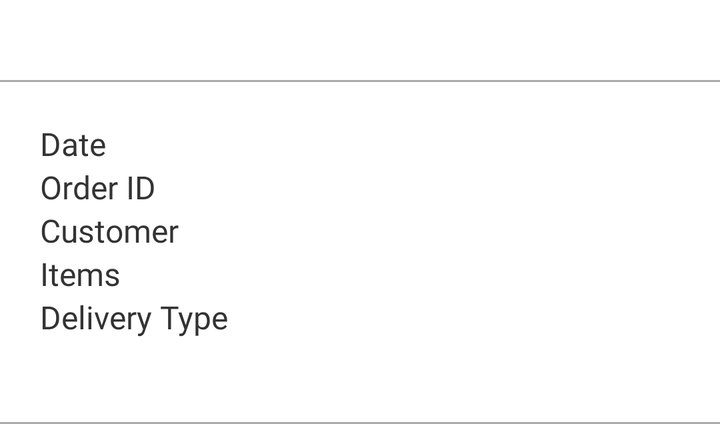
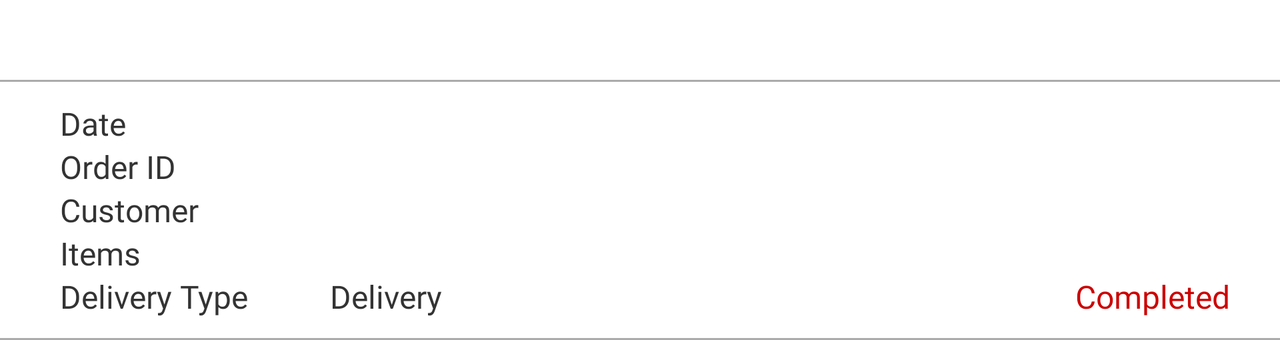

The same Android screen from two of the app's own layout files: first res/layout/ as a phone draws it, then the repository's variant for another configuration, drawn on a device whose configuration selects that folder. Both files follow.
<!-- AndroidManifest.xml: application theme Theme.SmartRestaurantApp -->
<!-- res/layout/order_history.xml -->
<?xml version="1.0" encoding="utf-8"?>
<LinearLayout xmlns:android="http://schemas.android.com/apk/res/android"
    android:layout_width="match_parent"
    android:layout_height="wrap_content"
    android:orientation="vertical"
    xmlns:app="http://schemas.android.com/apk/res-auto">
    <LinearLayout
        android:layout_width="match_parent"
        android:layout_marginTop="40dp"
        android:layout_height="wrap_content">
        <View
            android:layout_width="match_parent"
            android:layout_height="1dp"
            android:background="@color/hint_color" />
    </LinearLayout>

    <LinearLayout
        android:layout_width="match_parent"
        android:orientation="vertical"
        android:padding="20dp"
        android:layout_height="wrap_content">

        <LinearLayout
            android:layout_width="match_parent"
            android:weightSum="2"
            android:layout_height="wrap_content">
            <TextView
                android:layout_width="match_parent"
                android:layout_height="wrap_content"
                android:text="Date"
                android:fontFamily="@font/mmrtextb"
                android:layout_weight="1.2"
                android:textColor="@color/text_color"
                android:textSize="16dp" />
            <TextView
                android:layout_width="match_parent"
                android:layout_height="wrap_content"
                android:text=""
                android:id="@+id/order_date"
                android:layout_weight="0.8"
                android:gravity="start"
                android:fontFamily="@font/mmrtext"
                android:layout_gravity="start"
                android:textColor="@color/text_color"
                android:textSize="16dp" />
        </LinearLayout>
        <LinearLayout
            android:layout_width="match_parent"
            android:weightSum="2"
            android:layout_height="wrap_content">
            <TextView
                android:layout_width="match_parent"
                android:layout_height="wrap_content"
                android:text="Order ID"
                android:fontFamily="@font/mmrtextb"
                android:layout_weight="1.2"
                android:textColor="@color/text_color"
                android:textSize="16dp" />
            <TextView
                android:layout_width="match_parent"
                android:layout_height="wrap_content"
                android:text=""
                android:id="@+id/order_id"
                android:layout_weight="0.8"
                android:gravity="start"
                android:fontFamily="@font/mmrtext"
                android:layout_gravity="start"
                android:textColor="@color/text_color"
                android:textSize="16dp" />
        </LinearLayout>

        <LinearLayout
            android:layout_width="match_parent"
            android:weightSum="2"
            android:layout_height="wrap_content">
            <TextView
                android:layout_width="match_parent"
                android:layout_height="wrap_content"
                android:layout_weight="1.2"
                android:text="Customer"
                android:fontFamily="@font/mmrtextb"
                android:textColor="@color/text_color"
                android:textSize="16dp" />
            <TextView
                android:layout_width="match_parent"
                android:layout_height="wrap_content"
                android:id="@+id/customer_name"
                android:layout_weight="0.8"
                android:text=""
                android:fontFamily="@font/mmrtext"
                android:gravity="start"
                android:layout_gravity="start"
                android:textColor="@color/text_color"
                android:textSize="16dp" />
        </LinearLayout>
        <LinearLayout
            android:layout_width="match_parent"
            android:weightSum="2"
            android:layout_height="wrap_content">
            <TextView
                android:layout_width="match_parent"
                android:layout_height="wrap_content"
                android:text="Items"
                android:fontFamily="@font/mmrtextb"
                android:layout_weight="1.2"
                android:textColor="@color/text_color"
                android:textSize="16dp" />
            <androidx.recyclerview.widget.RecyclerView
                android:layout_width="match_parent"
                android:layout_weight="0.8"
                android:id="@+id/recycler_productname"
                android:layout_height="wrap_content"/>
        </LinearLayout>

        <LinearLayout
            android:layout_width="match_parent"
            android:weightSum="2"
            android:layout_height="wrap_content">

            <TextView
                android:layout_width="match_parent"
                android:layout_height="wrap_content"
                android:layout_weight="1.2"
                android:text="Delivery Type"
                android:fontFamily="@font/mmrtextb"
                android:textColor="@color/text_color"
                android:textSize="16dp" />
            <TextView
                android:layout_width="match_parent"
                android:layout_height="wrap_content"
                android:gravity="start"
                android:layout_gravity="start"
                android:layout_weight="0.8"
                android:text=""
                android:fontFamily="@font/mmrtext"
                android:id="@+id/delivery_type"
                android:textColor="@color/text_color"
                android:textSize="16dp" />
        </LinearLayout>
    </LinearLayout>
    <TextView
        android:layout_width="wrap_content"
        android:layout_height="wrap_content"
        android:text=""
        android:id="@+id/order_status"
        android:fontFamily="@font/mmrtextb"
        android:gravity="center|end"
        android:layout_marginRight="15dp"
        android:layout_gravity="center|end"
        android:textStyle="bold"
        android:textColor="@color/teal_700"
        android:textSize="16dp" />

    <View
        android:layout_width="match_parent"
        android:layout_height="1dp"
        android:background="@color/hint_color" />



</LinearLayout>
<!-- resources referenced by this layout -->
<resources>
  <color name="hint_color">#ABABAB</color>
  <color name="teal_700">#FF018786</color>
  <color name="text_color">#333333</color>
  <style name="Theme.SmartRestaurantApp" parent="Theme.MaterialComponents.DayNight.NoActionBar">
          <item name="windowActionBar">false</item>
          <item name="windowNoTitle">true</item>
  
          
  
          <item name="colorPrimary">@color/red</item>
          <item name="colorPrimaryVariant">@color/black</item>
          <item name="colorOnPrimary">@color/black</item>
          
          <item name="colorSecondary">@color/black</item>
          <item name="colorSecondaryVariant">@color/teal_700</item>
          <item name="colorOnSecondary">@color/red</item>
          
          <item name="android:statusBarColor" tools:targetApi="l">?attr/colorPrimaryVariant</item>
          
      </style>
  <color name="red">#B71C1C</color>
  <color name="black">#FF000000</color>
</resources>
<!-- res/layout-land/order_history.xml (the repository's variant of the layout above) -->
<!-- drawn on the phone turned sideways -->
<?xml version="1.0" encoding="utf-8"?>
<LinearLayout xmlns:android="http://schemas.android.com/apk/res/android"
    android:layout_width="match_parent"
    android:layout_height="wrap_content"
    android:orientation="vertical"
    xmlns:app="http://schemas.android.com/apk/res-auto">
    <LinearLayout
        android:layout_width="match_parent"
        android:layout_marginTop="40dp"
        android:layout_height="wrap_content">
        <View
            android:layout_width="match_parent"
            android:layout_height="1dp"
            android:background="@color/hint_color" />
    </LinearLayout>

    <LinearLayout
        android:layout_width="match_parent"
        android:orientation="vertical"
        android:padding="10dp"
        android:layout_height="wrap_content">

        <LinearLayout
            android:layout_width="match_parent"
            android:weightSum="2"
            android:layout_height="wrap_content">
            <TextView
                android:layout_width="match_parent"
                android:layout_height="wrap_content"
                android:text="Date"
                android:layout_marginLeft="20dp"
                android:fontFamily="@font/mmrtextb"
                android:layout_weight="1.5"
                android:textColor="@color/text_color"
                android:textSize="16dp" />
            <TextView
                android:layout_width="match_parent"
                android:layout_height="wrap_content"
                android:text=""
                android:layout_weight="0.5"
                android:gravity="start"
                android:id="@+id/order_date"
                android:fontFamily="@font/mmrtext"
                android:layout_gravity="start"
                android:textColor="@color/text_color"
                android:textSize="16dp" />
        </LinearLayout>
        <LinearLayout
            android:layout_width="match_parent"
            android:weightSum="2"
            android:layout_height="wrap_content">
            <TextView
                android:layout_width="match_parent"
                android:layout_height="wrap_content"
                android:text="Order ID"
                android:layout_marginLeft="20dp"
                android:fontFamily="@font/mmrtextb"
                android:layout_weight="1.5"
                android:textColor="@color/text_color"
                android:textSize="16dp" />
            <TextView
                android:layout_width="match_parent"
                android:layout_height="wrap_content"
                android:text=""
                android:id="@+id/order_id"
                android:layout_weight="0.5"
                android:gravity="start"
                android:fontFamily="@font/mmrtext"
                android:layout_gravity="start"
                android:textColor="@color/text_color"
                android:textSize="16dp" />
        </LinearLayout>

        <LinearLayout
            android:layout_width="match_parent"
            android:weightSum="2"
            android:layout_height="wrap_content">
            <TextView
                android:layout_width="match_parent"
                android:layout_height="wrap_content"
                android:layout_weight="1.5"
                android:text="Customer"
                android:layout_marginLeft="20dp"
                android:fontFamily="@font/mmrtextb"
                android:textColor="@color/text_color"
                android:textSize="16dp" />
            <TextView
                android:layout_width="match_parent"
                android:layout_height="wrap_content"
                android:id="@+id/customer_name"
                android:layout_weight="0.5"
                android:text=""
                android:fontFamily="@font/mmrtext"
                android:gravity="start"
                android:layout_gravity="start"
                android:textColor="@color/text_color"
                android:textSize="16dp" />
        </LinearLayout>
        <LinearLayout
            android:layout_width="match_parent"
            android:weightSum="2"
            android:layout_height="wrap_content">
            <TextView
                android:layout_width="match_parent"
                android:layout_height="wrap_content"
                android:text="Items"
                android:fontFamily="@font/mmrtextb"
                android:layout_weight="1.5"
                android:layout_marginLeft="20dp"
                android:textColor="@color/text_color"
                android:textSize="16dp" />
            <androidx.recyclerview.widget.RecyclerView
                android:layout_width="match_parent"
                android:layout_weight="0.5"
                android:id="@+id/recycler_productname"
                android:layout_height="wrap_content"/>
        </LinearLayout>

        <LinearLayout
            android:layout_width="match_parent"
            android:weightSum="2"
            android:orientation="horizontal"
            android:layout_height="wrap_content">

            <TextView
                android:layout_width="match_parent"
                android:layout_height="wrap_content"
                android:layout_weight="0.75"
                android:text="Delivery Type"
                android:layout_marginLeft="20dp"
                android:fontFamily="@font/mmrtextb"
                android:textColor="@color/text_color"
                android:textSize="16dp" />
            <TextView
                android:layout_width="match_parent"
                android:layout_height="wrap_content"
                android:gravity="start"
                android:layout_gravity="start"
                android:layout_weight="0.6"
                android:text="Delivery"
                android:fontFamily="@font/mmrtext"
                android:id="@+id/delivery_type"
                android:textColor="@color/text_color"
                android:textSize="16dp" />
            <TextView
                android:layout_width="match_parent"
                android:layout_height="wrap_content"
                android:gravity="end|center"
                android:layout_gravity="end|center"
                android:text="Completed"
                android:id="@+id/order_status"
                android:layout_marginRight="15dp"
                android:layout_weight="0.65"
                android:fontFamily="@font/mmrtext"
                android:textColor="@android:color/holo_red_dark"
                android:textSize="16dp" />

        </LinearLayout>
    </LinearLayout>

    <View
        android:layout_width="match_parent"
        android:layout_height="1dp"
        android:background="@color/hint_color" />



</LinearLayout>
<!-- resources referenced by the variant -->
<!-- as the phone turned sideways resolves them -->
<resources>
  <color name="hint_color">#ABABAB</color>
  <color name="text_color">#333333</color>
  <style name="Theme.SmartRestaurantApp" parent="Theme.MaterialComponents.DayNight.NoActionBar">
          <item name="windowActionBar">false</item>
          <item name="windowNoTitle">true</item>
  
          
  
          <item name="colorPrimary">@color/red</item>
          <item name="colorPrimaryVariant">@color/black</item>
          <item name="colorOnPrimary">@color/black</item>
          
          <item name="colorSecondary">@color/black</item>
          <item name="colorSecondaryVariant">@color/teal_700</item>
          <item name="colorOnSecondary">@color/red</item>
          
          <item name="android:statusBarColor" tools:targetApi="l">?attr/colorPrimaryVariant</item>
          
      </style>
  <color name="red">#B71C1C</color>
  <color name="black">#FF000000</color>
  <color name="teal_700">#FF018786</color>
</resources>
